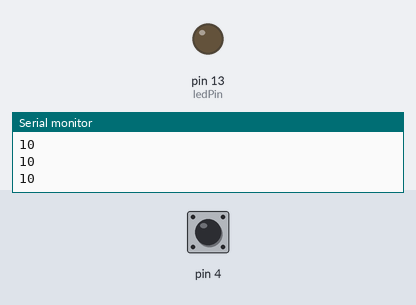
This sketch was run on a simulated Arduino Uno, built with avr-gcc and run on an emulated ATmega328P. Shown: output pins drawn as LEDs (lit = HIGH), the last lines printed to the serial monitor. The test bench sets the inputs (shaded band); at power-on: pin 4 HIGH.

Above: at 1.2 s.
1.3 s: pin 4 pulled LOW for 0.15 s
At 1.8 s:
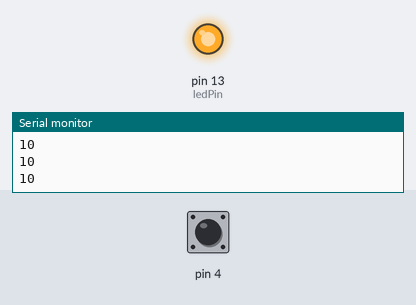
2.9 s: pin 4 pulled LOW for 1 s
At 3.2 s:
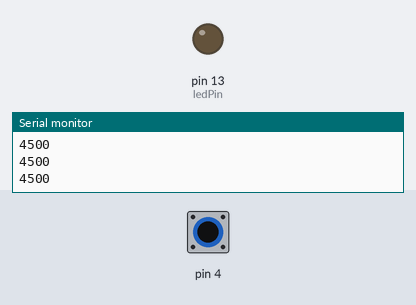
5.4 s: pin 4 pulled LOW for 3.2 s
At 6.4 s:
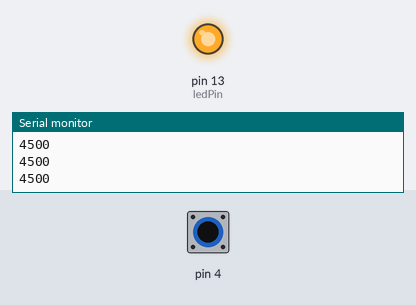
Timing chart, 0 to 8.4 s (numbered marks = the images above; inputs shaded):
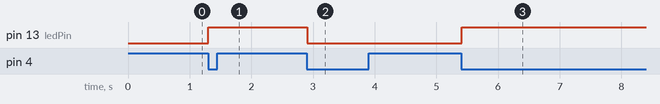

The sketch:

Toggle_Touch_Switch.ino
```cpp
#include <CapacitiveSensor.h>

// Create a CapacitiveSensor object (using pins 2 and 4)
CapacitiveSensor capSensor = CapacitiveSensor(2, 4);

int threshold = 1000;    // Sensitivity threshold value
int ledPin = 13;         // LED pin
bool ledState = false;   // Variable to store the current state of the LED (ON/OFF)
bool lastTouch = false;  // Store the previous touch state
unsigned long debounceTime = 10; // Debounce time in milliseconds
unsigned long lastTouchTime = 0; // Store the last time a touch was detected

void setup() {
  Serial.begin(9600);
  pinMode(ledPin, OUTPUT); // Set LED pin as output
  digitalWrite(ledPin, LOW); // Start with LED OFF
}

void loop() {
  long sensorValue = capSensor.capacitiveSensor(30); // Read sensor value

  Serial.println(sensorValue); // Print the value for debugging

  bool isTouched = sensorValue > threshold; // Check if sensor is touched

  // Debouncing: Make sure the touch event is stable
  if (isTouched && !lastTouch && (millis() - lastTouchTime > debounceTime)) {
    ledState = !ledState;          // Toggle the LED state
    digitalWrite(ledPin, ledState); // Update the LED based on the new state
    lastTouchTime = millis();      // Update the time of the last touch
  }

  // Update the lastTouch state for the next loop iteration
  lastTouch = isTouched;

  delay(10); // Small delay for stability
}
```

Measured:
- after the input at 1.3 s, pin 13 (ledPin): LOW → HIGH at once
- after the input at 2.9 s, pin 13 (ledPin): HIGH → LOW at once
- after the input at 5.4 s, pin 13 (ledPin): LOW → HIGH at once
